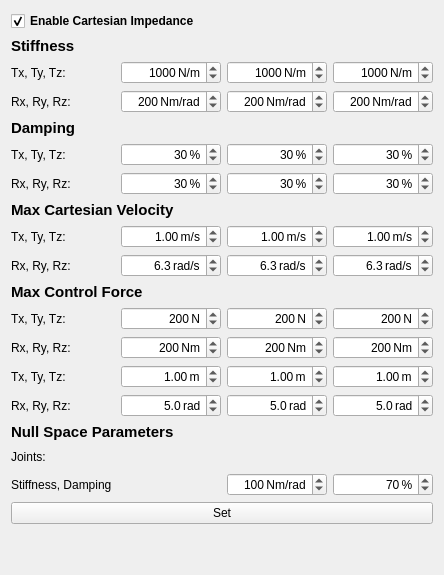
     <widget class="QWidget" name="tab_SetImpedance">
      <attribute name="title">
       <string>Set Cartesian Impedance</string>
      </attribute>
      <layout class="QVBoxLayout" name="verticalLayout_5">
       <item>
        <widget class="QCheckBox" name="chk_CartImpedance">
         <property name="font">
          <font>
           <weight>75</weight>
           <bold>true</bold>
          </font>
         </property>
         <property name="text">
          <string>Enable Cartesian Impedance</string>
         </property>
         <property name="checked">
          <bool>true</bool>
         </property>
        </widget>
       </item>
       <item>
        <layout class="QVBoxLayout" name="verticalLayout_2">
         <item>
          <widget class="QLabel" name="label_12">
           <property name="font">
            <font>
             <pointsize>11</pointsize>
             <weight>75</weight>
             <bold>true</bold>
             <kerning>true</kerning>
            </font>
           </property>
           <property name="text">
            <string>Stiffness</string>
           </property>
          </widget>
         </item>
         <item>
          <layout class="QGridLayout" name="group_Impedance" rowstretch="0,0,0,0,0,0,0,0,0,0,0,0,0,0,0,0,0,0,0,0,0">
           <item row="2" column="0">
            <widget class="QLabel" name="label_8">
             <property name="text">
              <string>Rx, Ry, Rz:</string>
             </property>
            </widget>
           </item>
           <item row="2" column="4">
            <widget class="QDoubleSpinBox" name="spin_Stiffness_RZ">
             <property name="alignment">
              <set>Qt::AlignRight|Qt::AlignTrailing|Qt::AlignVCenter</set>
             </property>
             <property name="suffix">
              <string> Nm/rad</string>
             </property>
             <property name="decimals">
              <number>0</number>
             </property>
             <property name="maximum">
              <double>999.000000000000000</double>
             </property>
             <property name="value">
              <double>200.000000000000000</double>
             </property>
            </widget>
           </item>
           <item row="1" column="0">
            <widget class="QLabel" name="label_7">
             <property name="text">
              <string>Tx, Ty, Tz:</string>
             </property>
            </widget>
           </item>
           <item row="2" column="2">
            <widget class="QDoubleSpinBox" name="spin_Stiffness_RX">
             <property name="alignment">
              <set>Qt::AlignRight|Qt::AlignTrailing|Qt::AlignVCenter</set>
             </property>
             <property name="suffix">
              <string> Nm/rad</string>
             </property>
             <property name="decimals">
              <number>0</number>
             </property>
             <property name="maximum">
              <double>999.000000000000000</double>
             </property>
             <property name="value">
              <double>200.000000000000000</double>
             </property>
            </widget>
           </item>
           <item row="1" column="3">
            <widget class="QDoubleSpinBox" name="spin_Stiffness_Y">
             <property name="minimumSize">
              <size>
               <width>100</width>
               <height>0</height>
              </size>
             </property>
             <property name="alignment">
              <set>Qt::AlignRight|Qt::AlignTrailing|Qt::AlignVCenter</set>
             </property>
             <property name="suffix">
              <string> N/m</string>
             </property>
             <property name="decimals">
              <number>0</number>
             </property>
             <property name="maximum">
              <double>10000.000000000000000</double>
             </property>
             <property name="value">
              <double>1000.000000000000000</double>
             </property>
            </widget>
           </item>
           <item row="1" column="4">
            <widget class="QDoubleSpinBox" name="spin_Stiffness_Z">
             <property name="minimumSize">
              <size>
               <width>100</width>
               <height>0</height>
              </size>
             </property>
             <property name="alignment">
              <set>Qt::AlignRight|Qt::AlignTrailing|Qt::AlignVCenter</set>
             </property>
             <property name="suffix">
              <string> N/m</string>
             </property>
             <property name="decimals">
              <number>0</number>
             </property>
             <property name="maximum">
              <double>10000.000000000000000</double>
             </property>
             <property name="value">
              <double>1000.000000000000000</double>
             </property>
            </widget>
           </item>
           <item row="1" column="2">
            <widget class="QDoubleSpinBox" name="spin_Stiffness_X">
             <property name="minimumSize">
              <size>
               <width>100</width>
               <height>0</height>
              </size>
             </property>
             <property name="baseSize">
              <size>
               <width>0</width>
               <height>0</height>
              </size>
             </property>
             <property name="alignment">
              <set>Qt::AlignRight|Qt::AlignTrailing|Qt::AlignVCenter</set>
             </property>
             <property name="suffix">
              <string> N/m</string>
             </property>
             <property name="decimals">
              <number>0</number>
             </property>
             <property name="maximum">
              <double>10000.000000000000000</double>
             </property>
             <property name="value">
              <double>1000.000000000000000</double>
             </property>
            </widget>
           </item>
           <item row="2" column="3">
            <widget class="QDoubleSpinBox" name="spin_Stiffness_RY">
             <property name="alignment">
              <set>Qt::AlignRight|Qt::AlignTrailing|Qt::AlignVCenter</set>
             </property>
             <property name="suffix">
              <string> Nm/rad</string>
             </property>
             <property name="decimals">
              <number>0</number>
             </property>
             <property name="maximum">
              <double>999.000000000000000</double>
             </property>
             <property name="value">
              <double>200.000000000000000</double>
             </property>
            </widget>
           </item>
           <item row="1" column="1">
            <spacer name="horizontalSpacer_6">
             <property name="orientation">
              <enum>Qt::Horizontal</enum>
             </property>
             <property name="sizeHint" stdset="0">
              <size>
               <width>40</width>
               <height>20</height>
              </size>
             </property>
            </spacer>
           </item>
          </layout>
         </item>
         <item>
          <widget class="QLabel" name="label_11">
           <property name="font">
            <font>
             <pointsize>11</pointsize>
             <weight>75</weight>
             <bold>true</bold>
            </font>
           </property>
           <property name="text">
            <string>Damping</string>
           </property>
          </widget>
         </item>
         <item>
          <layout class="QGridLayout" name="gridLayout_9">
           <item row="1" column="3">
            <widget class="QDoubleSpinBox" name="spin_Damping_RY">
             <property name="alignment">
              <set>Qt::AlignRight|Qt::AlignTrailing|Qt::AlignVCenter</set>
             </property>
             <property name="suffix">
              <string> %</string>
             </property>
             <property name="decimals">
              <number>0</number>
             </property>
             <property name="minimum">
              <double>1.000000000000000</double>
             </property>
             <property name="value">
              <double>30.000000000000000</double>
             </property>
            </widget>
           </item>
           <item row="0" column="0">
            <widget class="QLabel" name="label_9">
             <property name="text">
              <string>Tx, Ty, Tz:</string>
             </property>
            </widget>
           </item>
           <item row="0" column="2">
            <widget class="QDoubleSpinBox" name="spin_Damping_X">
             <property name="minimumSize">
              <size>
               <width>100</width>
               <height>0</height>
              </size>
             </property>
             <property name="alignment">
              <set>Qt::AlignRight|Qt::AlignTrailing|Qt::AlignVCenter</set>
             </property>
             <property name="suffix">
              <string> %</string>
             </property>
             <property name="decimals">
              <number>0</number>
             </property>
             <property name="minimum">
              <double>1.000000000000000</double>
             </property>
             <property name="maximum">
              <double>100.000000000000000</double>
             </property>
             <property name="value">
              <double>30.000000000000000</double>
             </property>
            </widget>
           </item>
           <item row="1" column="4">
            <widget class="QDoubleSpinBox" name="spin_Damping_RZ">
             <property name="alignment">
              <set>Qt::AlignRight|Qt::AlignTrailing|Qt::AlignVCenter</set>
             </property>
             <property name="suffix">
              <string> %</string>
             </property>
             <property name="decimals">
              <number>0</number>
             </property>
             <property name="minimum">
              <double>1.000000000000000</double>
             </property>
             <property name="value">
              <double>30.000000000000000</double>
             </property>
            </widget>
           </item>
           <item row="1" column="2">
            <widget class="QDoubleSpinBox" name="spin_Damping_RX">
             <property name="alignment">
              <set>Qt::AlignRight|Qt::AlignTrailing|Qt::AlignVCenter</set>
             </property>
             <property name="suffix">
              <string> %</string>
             </property>
             <property name="decimals">
              <number>0</number>
             </property>
             <property name="minimum">
              <double>1.000000000000000</double>
             </property>
             <property name="value">
              <double>30.000000000000000</double>
             </property>
            </widget>
           </item>
           <item row="0" column="3">
            <widget class="QDoubleSpinBox" name="spin_Damping_Y">
             <property name="minimumSize">
              <size>
               <width>100</width>
               <height>0</height>
              </size>
             </property>
             <property name="alignment">
              <set>Qt::AlignRight|Qt::AlignTrailing|Qt::AlignVCenter</set>
             </property>
             <property name="suffix">
              <string> %</string>
             </property>
             <property name="decimals">
              <number>0</number>
             </property>
             <property name="minimum">
              <double>1.000000000000000</double>
             </property>
             <property name="maximum">
              <double>100.000000000000000</double>
             </property>
             <property name="value">
              <double>30.000000000000000</double>
             </property>
            </widget>
           </item>
           <item row="0" column="4">
            <widget class="QDoubleSpinBox" name="spin_Damping_Z">
             <property name="minimumSize">
              <size>
               <width>100</width>
               <height>0</height>
              </size>
             </property>
             <property name="alignment">
              <set>Qt::AlignRight|Qt::AlignTrailing|Qt::AlignVCenter</set>
             </property>
             <property name="suffix">
              <string> %</string>
             </property>
             <property name="decimals">
              <number>0</number>
             </property>
             <property name="minimum">
              <double>1.000000000000000</double>
             </property>
             <property name="maximum">
              <double>100.000000000000000</double>
             </property>
             <property name="value">
              <double>30.000000000000000</double>
             </property>
            </widget>
           </item>
           <item row="1" column="0">
            <widget class="QLabel" name="label_10">
             <property name="text">
              <string>Rx, Ry, Rz: </string>
             </property>
            </widget>
           </item>
           <item row="0" column="1">
            <spacer name="horizontalSpacer_7">
             <property name="orientation">
              <enum>Qt::Horizontal</enum>
             </property>
             <property name="sizeHint" stdset="0">
              <size>
               <width>40</width>
               <height>20</height>
              </size>
             </property>
            </spacer>
           </item>
          </layout>
         </item>
         <item>
          <widget class="QLabel" name="label_15">
           <property name="font">
            <font>
             <pointsize>11</pointsize>
             <weight>75</weight>
             <bold>true</bold>
            </font>
           </property>
           <property name="text">
            <string>Max Cartesian Velocity</string>
           </property>
          </widget>
         </item>
         <item>
          <layout class="QGridLayout" name="gridLayout_10">
           <item row="0" column="3">
            <widget class="QDoubleSpinBox" name="spin_MaxVel_Y">
             <property name="minimumSize">
              <size>
               <width>100</width>
               <height>0</height>
              </size>
             </property>
             <property name="alignment">
              <set>Qt::AlignRight|Qt::AlignTrailing|Qt::AlignVCenter</set>
             </property>
             <property name="suffix">
              <string> m/s</string>
             </property>
             <property name="maximum">
              <double>9.990000000000000</double>
             </property>
             <property name="singleStep">
              <double>0.010000000000000</double>
             </property>
             <property name="value">
              <double>1.000000000000000</double>
             </property>
            </widget>
           </item>
           <item row="0" column="2">
            <widget class="QDoubleSpinBox" name="spin_MaxVel_X">
             <property name="minimumSize">
              <size>
               <width>100</width>
               <height>0</height>
              </size>
             </property>
             <property name="alignment">
              <set>Qt::AlignRight|Qt::AlignTrailing|Qt::AlignVCenter</set>
             </property>
             <property name="suffix">
              <string> m/s</string>
             </property>
             <property name="maximum">
              <double>9.990000000000000</double>
             </property>
             <property name="singleStep">
              <double>0.010000000000000</double>
             </property>
             <property name="value">
              <double>1.000000000000000</double>
             </property>
            </widget>
           </item>
           <item row="0" column="0">
            <widget class="QLabel" name="label_14">
             <property name="text">
              <string>Tx, Ty, Tz:</string>
             </property>
            </widget>
           </item>
           <item row="0" column="4">
            <widget class="QDoubleSpinBox" name="spin_MaxVel_Z">
             <property name="minimumSize">
              <size>
               <width>100</width>
               <height>0</height>
              </size>
             </property>
             <property name="alignment">
              <set>Qt::AlignRight|Qt::AlignTrailing|Qt::AlignVCenter</set>
             </property>
             <property name="suffix">
              <string> m/s</string>
             </property>
             <property name="maximum">
              <double>9.990000000000000</double>
             </property>
             <property name="singleStep">
              <double>0.010000000000000</double>
             </property>
             <property name="value">
              <double>1.000000000000000</double>
             </property>
            </widget>
           </item>
           <item row="1" column="0">
            <widget class="QLabel" name="label_13">
             <property name="text">
              <string>Rx, Ry, Rz:</string>
             </property>
            </widget>
           </item>
           <item row="1" column="2">
            <widget class="QDoubleSpinBox" name="spin_MaxVel_RX">
             <property name="alignment">
              <set>Qt::AlignRight|Qt::AlignTrailing|Qt::AlignVCenter</set>
             </property>
             <property name="suffix">
              <string> rad/s</string>
             </property>
             <property name="decimals">
              <number>1</number>
             </property>
             <property name="singleStep">
              <double>0.100000000000000</double>
             </property>
             <property name="value">
              <double>6.300000000000000</double>
             </property>
            </widget>
           </item>
           <item row="1" column="4">
            <widget class="QDoubleSpinBox" name="spin_MaxVel_RZ">
             <property name="alignment">
              <set>Qt::AlignRight|Qt::AlignTrailing|Qt::AlignVCenter</set>
             </property>
             <property name="suffix">
              <string> rad/s</string>
             </property>
             <property name="decimals">
              <number>1</number>
             </property>
             <property name="singleStep">
              <double>0.100000000000000</double>
             </property>
             <property name="value">
              <double>6.300000000000000</double>
             </property>
            </widget>
           </item>
           <item row="1" column="3">
            <widget class="QDoubleSpinBox" name="spin_MaxVel_RY">
             <property name="alignment">
              <set>Qt::AlignRight|Qt::AlignTrailing|Qt::AlignVCenter</set>
             </property>
             <property name="suffix">
              <string> rad/s</string>
             </property>
             <property name="decimals">
              <number>1</number>
             </property>
             <property name="singleStep">
              <double>0.100000000000000</double>
             </property>
             <property name="value">
              <double>6.300000000000000</double>
             </property>
            </widget>
           </item>
           <item row="0" column="1">
            <spacer name="horizontalSpacer_8">
             <property name="orientation">
              <enum>Qt::Horizontal</enum>
             </property>
             <property name="sizeHint" stdset="0">
              <size>
               <width>40</width>
               <height>20</height>
              </size>
             </property>
            </spacer>
           </item>
          </layout>
         </item>
         <item>
          <widget class="QLabel" name="label_18">
           <property name="font">
            <font>
             <pointsize>11</pointsize>
             <weight>75</weight>
             <bold>true</bold>
            </font>
           </property>
           <property name="text">
            <string>Max Control Force</string>
           </property>
          </widget>
         </item>
         <item>
          <layout class="QGridLayout" name="gridLayout_11">
           <item row="0" column="0">
            <widget class="QLabel" name="label_17">
             <property name="text">
              <string>Tx, Ty, Tz:</string>
             </property>
            </widget>
           </item>
           <item row="0" column="2">
            <widget class="QDoubleSpinBox" name="spin_MaxCtrlForce_X">
             <property name="minimumSize">
              <size>
               <width>100</width>
               <height>0</height>
              </size>
             </property>
             <property name="alignment">
              <set>Qt::AlignRight|Qt::AlignTrailing|Qt::AlignVCenter</set>
             </property>
             <property name="suffix">
              <string> N</string>
             </property>
             <property name="decimals">
              <number>0</number>
             </property>
             <property name="maximum">
              <double>999.000000000000000</double>
             </property>
             <property name="value">
              <double>200.000000000000000</double>
             </property>
            </widget>
           </item>
           <item row="3" column="4">
            <widget class="QDoubleSpinBox" name="spin_MaxPathDev_RZ">
             <property name="alignment">
              <set>Qt::AlignRight|Qt::AlignTrailing|Qt::AlignVCenter</set>
             </property>
             <property name="suffix">
              <string> rad</string>
             </property>
             <property name="decimals">
              <number>1</number>
             </property>
             <property name="maximum">
              <double>99.900000000000006</double>
             </property>
             <property name="singleStep">
              <double>0.100000000000000</double>
             </property>
             <property name="value">
              <double>5.000000000000000</double>
             </property>
            </widget>
           </item>
           <item row="1" column="3">
            <widget class="QDoubleSpinBox" name="spin_MaxCtrlForce_RY">
             <property name="alignment">
              <set>Qt::AlignRight|Qt::AlignTrailing|Qt::AlignVCenter</set>
             </property>
             <property name="suffix">
              <string> Nm</string>
             </property>
             <property name="decimals">
              <number>0</number>
             </property>
             <property name="maximum">
              <double>999.000000000000000</double>
             </property>
             <property name="value">
              <double>200.000000000000000</double>
             </property>
            </widget>
           </item>
           <item row="2" column="3">
            <widget class="QDoubleSpinBox" name="spin_MaxPathDev_Y">
             <property name="alignment">
              <set>Qt::AlignRight|Qt::AlignTrailing|Qt::AlignVCenter</set>
             </property>
             <property name="suffix">
              <string> m</string>
             </property>
             <property name="singleStep">
              <double>0.010000000000000</double>
             </property>
             <property name="value">
              <double>1.000000000000000</double>
             </property>
            </widget>
           </item>
           <item row="0" column="4">
            <widget class="QDoubleSpinBox" name="spin_MaxCtrlForce_Z">
             <property name="minimumSize">
              <size>
               <width>100</width>
               <height>0</height>
              </size>
             </property>
             <property name="alignment">
              <set>Qt::AlignRight|Qt::AlignTrailing|Qt::AlignVCenter</set>
             </property>
             <property name="suffix">
              <string> N</string>
             </property>
             <property name="decimals">
              <number>0</number>
             </property>
             <property name="maximum">
              <double>999.000000000000000</double>
             </property>
             <property name="value">
              <double>200.000000000000000</double>
             </property>
            </widget>
           </item>
           <item row="3" column="0">
            <widget class="QLabel" name="label_19">
             <property name="text">
              <string>Rx, Ry, Rz:</string>
             </property>
            </widget>
           </item>
           <item row="2" column="0">
            <widget class="QLabel" name="label_20">
             <property name="text">
              <string>Tx, Ty, Tz:</string>
             </property>
            </widget>
           </item>
           <item row="0" column="3">
            <widget class="QDoubleSpinBox" name="spin_MaxCtrlForce_Y">
             <property name="minimumSize">
              <size>
               <width>100</width>
               <height>0</height>
              </size>
             </property>
             <property name="alignment">
              <set>Qt::AlignRight|Qt::AlignTrailing|Qt::AlignVCenter</set>
             </property>
             <property name="suffix">
              <string> N</string>
             </property>
             <property name="decimals">
              <number>0</number>
             </property>
             <property name="maximum">
              <double>999.000000000000000</double>
             </property>
             <property name="value">
              <double>200.000000000000000</double>
             </property>
            </widget>
           </item>
           <item row="1" column="0">
            <widget class="QLabel" name="label_16">
             <property name="text">
              <string>Rx, Ry, Rz:</string>
             </property>
            </widget>
           </item>
           <item row="3" column="2">
            <widget class="QDoubleSpinBox" name="spin_MaxPathDev_RX">
             <property name="alignment">
              <set>Qt::AlignRight|Qt::AlignTrailing|Qt::AlignVCenter</set>
             </property>
             <property name="suffix">
              <string> rad</string>
             </property>
             <property name="decimals">
              <number>1</number>
             </property>
             <property name="maximum">
              <double>99.900000000000006</double>
             </property>
             <property name="singleStep">
              <double>0.100000000000000</double>
             </property>
             <property name="value">
              <double>5.000000000000000</double>
             </property>
            </widget>
           </item>
           <item row="2" column="4">
            <widget class="QDoubleSpinBox" name="spin_MaxPathDev_Z">
             <property name="alignment">
              <set>Qt::AlignRight|Qt::AlignTrailing|Qt::AlignVCenter</set>
             </property>
             <property name="suffix">
              <string> m</string>
             </property>
             <property name="singleStep">
              <double>0.010000000000000</double>
             </property>
             <property name="value">
              <double>1.000000000000000</double>
             </property>
            </widget>
           </item>
           <item row="2" column="2">
            <widget class="QDoubleSpinBox" name="spin_MaxPathDev_X">
             <property name="alignment">
              <set>Qt::AlignRight|Qt::AlignTrailing|Qt::AlignVCenter</set>
             </property>
             <property name="suffix">
              <string> m</string>
             </property>
             <property name="singleStep">
              <double>0.010000000000000</double>
             </property>
             <property name="value">
              <double>1.000000000000000</double>
             </property>
            </widget>
           </item>
           <item row="1" column="2">
            <widget class="QDoubleSpinBox" name="spin_MaxCtrlForce_RX">
             <property name="alignment">
              <set>Qt::AlignRight|Qt::AlignTrailing|Qt::AlignVCenter</set>
             </property>
             <property name="suffix">
              <string> Nm</string>
             </property>
             <property name="decimals">
              <number>0</number>
             </property>
             <property name="maximum">
              <double>999.000000000000000</double>
             </property>
             <property name="value">
              <double>200.000000000000000</double>
             </property>
            </widget>
           </item>
           <item row="1" column="4">
            <widget class="QDoubleSpinBox" name="spin_MaxCtrlForce_RZ">
             <property name="alignment">
              <set>Qt::AlignRight|Qt::AlignTrailing|Qt::AlignVCenter</set>
             </property>
             <property name="suffix">
              <string> Nm</string>
             </property>
             <property name="decimals">
              <number>0</number>
             </property>
             <property name="maximum">
              <double>999.000000000000000</double>
             </property>
             <property name="value">
              <double>200.000000000000000</double>
             </property>
            </widget>
           </item>
           <item row="3" column="3">
            <widget class="QDoubleSpinBox" name="spin_MaxPathDev_RY">
             <property name="alignment">
              <set>Qt::AlignRight|Qt::AlignTrailing|Qt::AlignVCenter</set>
             </property>
             <property name="suffix">
              <string> rad</string>
             </property>
             <property name="decimals">
              <number>1</number>
             </property>
             <property name="maximum">
              <double>99.900000000000006</double>
             </property>
             <property name="singleStep">
              <double>0.100000000000000</double>
             </property>
             <property name="value">
              <double>5.000000000000000</double>
             </property>
            </widget>
           </item>
           <item row="0" column="1">
            <spacer name="horizontalSpacer_9">
             <property name="orientation">
              <enum>Qt::Horizontal</enum>
             </property>
             <property name="sizeHint" stdset="0">
              <size>
               <width>40</width>
               <height>20</height>
              </size>
             </property>
            </spacer>
           </item>
          </layout>
         </item>
         <item>
          <widget class="QLabel" name="label_21">
           <property name="font">
            <font>
             <pointsize>11</pointsize>
             <weight>75</weight>
             <bold>true</bold>
            </font>
           </property>
           <property name="text">
            <string>Null Space Parameters</string>
           </property>
          </widget>
         </item>
         <item>
          <layout class="QGridLayout" name="gridLayout_12">
           <item row="1" column="3">
            <widget class="QDoubleSpinBox" name="spin_NullSpace_Damping">
             <property name="minimumSize">
              <size>
               <width>100</width>
               <height>0</height>
              </size>
             </property>
             <property name="alignment">
              <set>Qt::AlignRight|Qt::AlignTrailing|Qt::AlignVCenter</set>
             </property>
             <property name="suffix">
              <string> %</string>
             </property>
             <property name="decimals">
              <number>0</number>
             </property>
             <property name="value">
              <double>70.000000000000000</double>
             </property>
            </widget>
           </item>
           <item row="1" column="0">
            <widget class="QLabel" name="label_22">
             <property name="text">
              <string>Stiffness, Damping</string>
             </property>
            </widget>
           </item>
           <item row="1" column="2">
            <widget class="QDoubleSpinBox" name="spin_NullSpace_Stiffness">
             <property name="minimumSize">
              <size>
               <width>100</width>
               <height>0</height>
              </size>
             </property>
             <property name="alignment">
              <set>Qt::AlignRight|Qt::AlignTrailing|Qt::AlignVCenter</set>
             </property>
             <property name="suffix">
              <string> Nm/rad</string>
             </property>
             <property name="decimals">
              <number>0</number>
             </property>
             <property name="maximum">
              <double>999.000000000000000</double>
             </property>
             <property name="value">
              <double>100.000000000000000</double>
             </property>
            </widget>
           </item>
           <item row="0" column="0">
            <widget class="QLabel" name="label_23">
             <property name="text">
              <string>Joints: </string>
             </property>
            </widget>
           </item>
           <item row="0" column="1">
            <spacer name="horizontalSpacer_10">
             <property name="orientation">
              <enum>Qt::Horizontal</enum>
             </property>
             <property name="sizeHint" stdset="0">
              <size>
               <width>40</width>
               <height>20</height>
              </size>
             </property>
            </spacer>
           </item>
          </layout>
         </item>
        </layout>
       </item>
       <item>
        <widget class="QPushButton" name="setCartImpParamsButton">
         <property name="text">
          <string>Set</string>
         </property>
        </widget>
       </item>
       <item>
        <spacer name="verticalSpacer_6">
         <property name="orientation">
          <enum>Qt::Vertical</enum>
         </property>
         <property name="sizeHint" stdset="0">
          <size>
           <width>20</width>
           <height>40</height>
          </size>
         </property>
        </spacer>
       </item>
      </layout>
     </widget>
